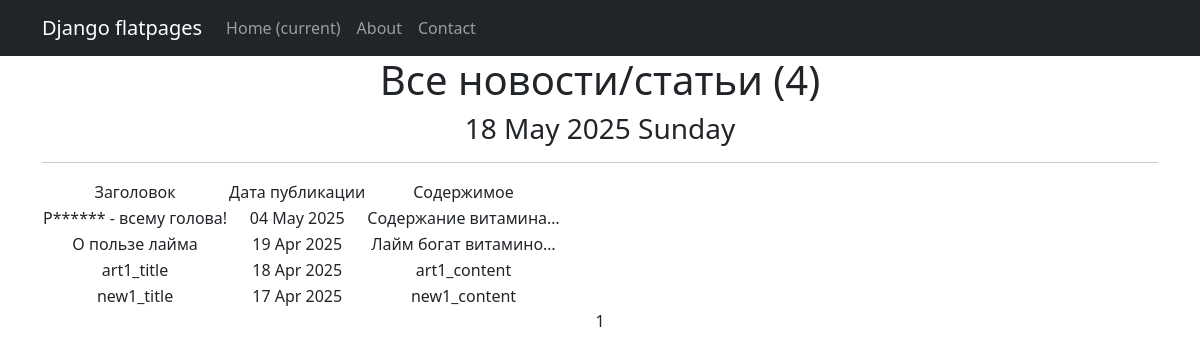
The page /news/ on the database as committed earlier.
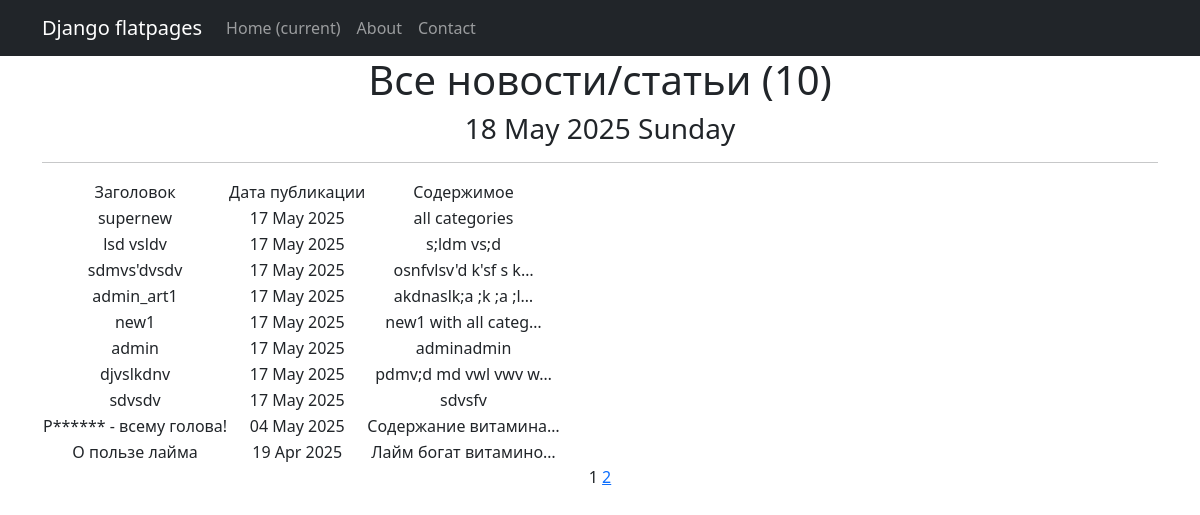
The same page on the database as committed later.
### news/models.py (models this page shows, shortened)
class Post(models.Model):
    author = models.ForeignKey(Author, on_delete=models.CASCADE) # связь «один ко многим» с моделью Author;
    is_article = models.BooleanField(default=False) # поле с выбором: новость - False, статья - True
    date_time_out = models.DateTimeField(auto_now_add=True) # автоматически добавляемая дата и время создания;
    category = models.ManyToManyField(Category, through = 'PostCategory')
    title = models.CharField(max_length=255) # заголовок статьи/новости;
    content = models.TextField() # текст статьи/новости;
    rate = models.FloatField(default=0.0) # рейтинг статьи/новости.

### news/views.py (the view)
# urls.py: path('news/', NewsList.as_view(), name='news_list'),
class NewsList(ListView):
    model = Post
    ordering = '-date_time_out'
    template_name = 'news.html'
    context_object_name = 'news'
    paginate_by = 10  # указываем количество записей на странице

### news/templatetags/custom_filters.py (called while the page is built)
@register.filter(name='censor')
def censor(data):
    if isinstance(data, str):
        words = data.split()
        censored_text = []
        for word in words:
            replaced = 0
            for bad_word in bad_list:
                idx = word.find(bad_word)
                if idx >= 0:
                    replace = bad_word[0] + '*' * (len(bad_word) - 1)
                    censored_word = word.replace(bad_word, replace)
                    censored_text.append(censored_word)
                    replaced = 1
                    break
            if not replaced:
                censored_text.append(word)
        return ' '.join(censored_text)
    else:
        raise ValueError("Фильтр censor может быть применен только к строкам.")

### news/templatetags/custom_tags.py (called while the page is built)
@register.simple_tag()
def current_time(format_string='%d %m %Y'):
   return datetime.now().strftime(format_string)

@register.simple_tag(takes_context=True)
def url_replace(context, **kwargs):
   d = context['request'].GET.copy()
   for k, v in kwargs.items():
       d[k] = v
   return d.urlencode()

### templates/news.html (shortened to what this page needs)
{% extends 'flatpages/default.html' %}
{% load custom_filters %}
{% load custom_tags %}
{% block content %}
    <h1>Все новости/статьи ({{ news|length }})</h1>
    <h3>{% current_time '%d %b %Y %A' %}</h3>
    <hr>
    {% if news %}
        <table>
            <tr>
                <td>Заголовок</td>
                <td>Дата публикации</td>
                <td>Содержимое</td>
            </tr>
            {% for new in news %}
            <tr>
                <td>{{ new.title|censor }}</td>
                <td>{{ new.date_time_out|date:'d M Y'}}</td>
                <td>{{ new.content|truncatechars:20|censor }}</td>
            </tr>
            {% endfor %}
        </table>
    {% else %}
        <h2>Новостей/статей нет!</h2>
    {% endif %}
    {{ page_obj.number }}
    {% if page_obj.has_next %}
        <a href="?{% url_replace page=page_obj.next_page_number %}">{{ page_obj.next_page_number }}</a>
    {% endif %}
{% endblock content %}

Rows that differ between the two databases and show on the page:
no longer on this page (row unchanged): Post: title|censor "art1_title", date_time_out "18 Apr 2025", content|censor "art1_content"
no longer on this page (row unchanged): Post: title|censor "new1_title", date_time_out "17 Apr 2025", content|censor "new1_content"
added Post: title|censor "supernew", date_time_out "17 May 2025", content|censor "all categories"
added Post: title|censor "lsd vsldv", date_time_out "17 May 2025", content|censor "s;ldm vs;d"
added Post: title|censor "sdmvs'dvsdv", date_time_out "17 May 2025", content|censor "osnfvlsv'd k'sf s k…"
added Post: title|censor "admin_art1", date_time_out "17 May 2025", content|censor "akdnaslk;a ;k ;a ;l…"
added Post: title|censor "new1", date_time_out "17 May 2025", content|censor "new1 with all categ…"
added Post: title|censor "admin", date_time_out "17 May 2025", content|censor "adminadmin"
added Post: title|censor "djvslkdnv", date_time_out "17 May 2025", content|censor "pdmv;d md vwl vwv w…"
added Post: title|censor "sdvsdv", date_time_out "17 May 2025", content|censor "sdvsfv"
Other text that changed with them:
{{ news|length }}: "4" → "10"
{{ page_obj.next_page_number }}: (not shown) → "2"
